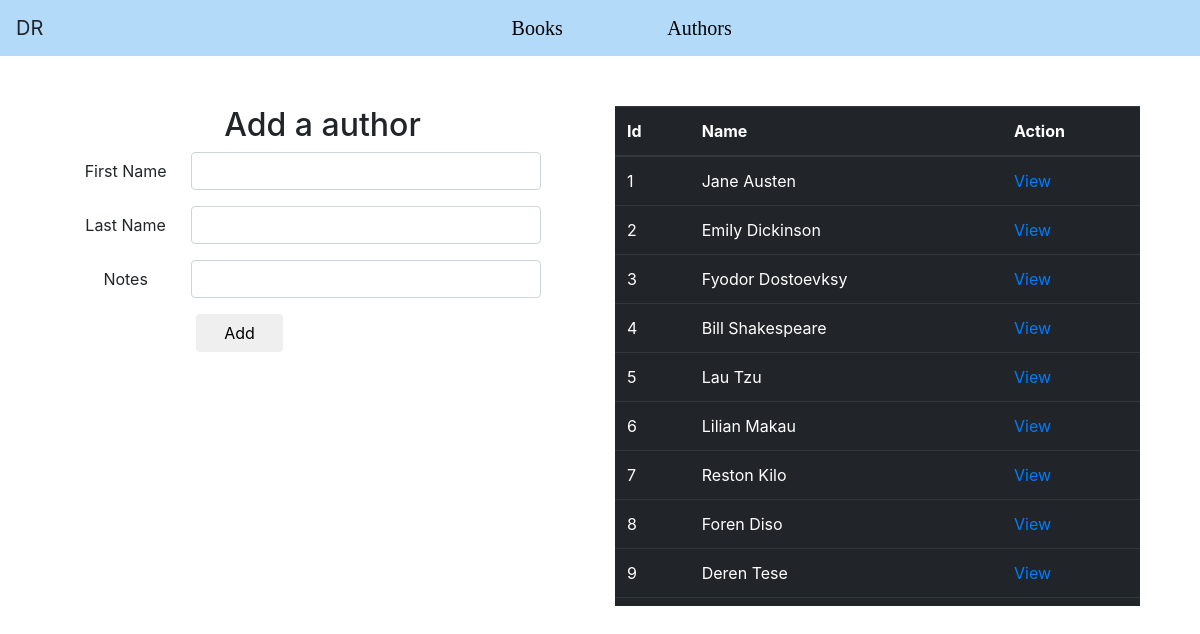
The app's page /authors with its own data.
### books_authors/models.py (models this page shows)
class Author(models.Model):
    first_name= models.CharField(max_length=255)
    last_name= models.CharField(max_length=255)
    notes= models.TextField()
    books = models.ManyToManyField(Book, related_name = 'authors')
    created_at= models.DateTimeField(auto_now_add=True)
    updated_at= models.DateTimeField(auto_now=True)

### books_authors/views.py (the view)
# urls.py: path('authors', views.authors),
def authors(request):
    return render(request, "authors.html", {"authors": Author.objects.all()})

### books_authors/templates/authors.html (shortened to what this page needs)
<!DOCTYPE html>
<html lang="en">
    <head>
        <link rel="stylesheet" href="https://maxcdn.bootstrapcdn.com/bootstrap/4.0.0/css/bootstrap.min.css">
        {% load static %}
        <link rel="stylesheet" href="{% static 'styles.css' %}">
        {% load static %}
    </head>
    <body>
        <nav class="navbar navbar-expand-md navbar-light">
            <a class= "navbar-brand">DR</a>
            <ul class="navbar-nav">
                <li class="active" id="active">
                    <a href="/books">Books</a>
                    <a href="/authors">Authors</a>
                </li>
            </ul>
        </nav>
        <div class="container">
            <div class="row" id="booksNlist">
                <div class="col">
                    <h2>Add a author</h2>
                    <form action="/add_author" method="POST">
                        <div class="form-group form-inline">
                            <label for="first_name" class="col-3">First Name</label>
                            <input type="text" name="first_name" id="first_name" class="form-control col-8">
                        </div>
                        <div class="form-group form-inline">
                            <label for="last_name" class="col-3">Last Name</label>
                            <input type="text" name="last_name" id="last_name" class="form-control col-8">
                        </div>
                        <div class="form-group form-inline">
                            <label for="notes" class="col-3">Notes</label>
                            <input type="text" name="notes" id="notes" class="form-control col-8">
                        </div>
                        <div class="form-group">
                            <label for="Add" class="col-3"></label>
                            <button class="btn btn-default col-2">Add</button>
                        </div>
                    </form>
                </div>
                <div class="col" id="allItems">
                    <table class="table table-dark">
                        <thead>
                            <tr>
                                <th>Id</th>
                                <th>Name</th>
                                <th>Action</th>
                            </tr>
                        </thead>
                        <tbody>
                        {% for author in authors %}
                        <tr>
                            <td>{{ author.id }}</td>
                            <td>{{ author.first_name }} {{ author.last_name }}</td>
                            <td><a href="/view_author/{{ author.id }}">View</a></td>
                        </tr>
                        {% endfor %}
                        </tbody>
                    </table>
                </div>
            </div>
        </div>
    </body>
</html>

### books_authors/static/styles.css (style rules this page uses)
* { margin:0; padding:0; }
.navbar-light { background-color: #b3daf8; }
.navbar .navbar-nav { padding: 0; margin:auto; display: flex; justify-content: space-between; list-style-type: none; }
.navbar .navbar-nav li a { padding: 50px; font-family: cursive; color: black; font-size: 20px; text-decoration: none; }
#active { background-color:none; }
.container { padding:30px; margin-top: 20px; }
.row { display: block; }
#booksNlist { display:flex; justify-content: center; }
#allItems { height: 500px; overflow-y: scroll; }
h2 { text-align:center; }

### records on screen
Author: id "1", first_name "Jane", last_name "Austen"
Author: id "2", first_name "Emily", last_name "Dickinson"
Author: id "3", first_name "Fyodor", last_name "Dostoevksy"
Author: id "4", first_name "Bill", last_name "Shakespeare"
Author: id "5", first_name "Lau", last_name "Tzu"
Author: id "6", first_name "Lilian", last_name "Makau"
Author: id "7", first_name "Reston", last_name "Kilo"
Author: id "8", first_name "Foren", last_name "Diso"
Author: id "9", first_name "Deren", last_name "Tese"
